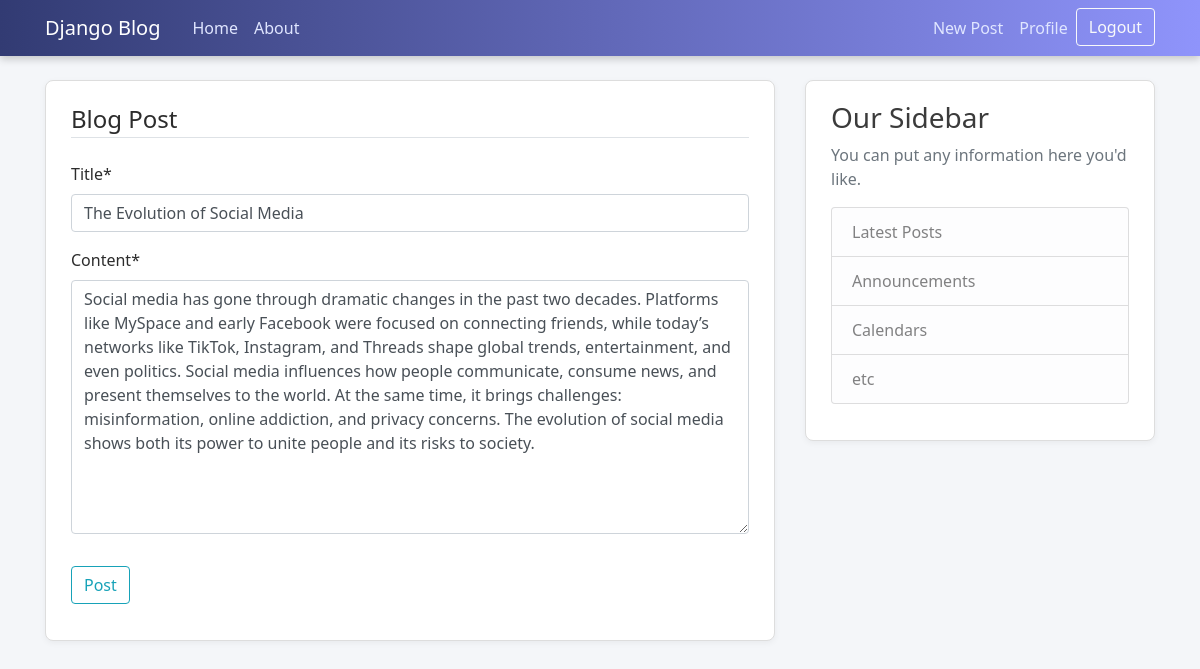
The app's page /post/13/update/ (signed in) with its own data.
### blog/models.py (models this page shows, shortened)
class Post(models.Model):
    title = models.CharField(max_length=100)
    content = models.TextField()
    date_posted = models.DateTimeField(default=timezone.now)
    author = models.ForeignKey(User,on_delete=models.CASCADE)

### blog/views.py (the view, shortened to what this page needs)
# urls.py: path('post/<int:pk>/update/', PostUpdateView.as_view(), name='post-update'),
class PostUpdateView(LoginRequiredMixin,UserPassesTestMixin,UpdateView):
    model = Post
    fields = ['title','content']
    def test_func(self):
        post = self.get_object()
        if self.request.user == post.author:
            return True
        return False

### blog/templates/blog/post_form.html (shortened to what this page needs)
{% extends "blog/base.html" %}
{% load crispy_forms_tags %}
{% block content %}
   <div class="content-section">
       <form method="POST">
           <fieldset class="form-group">
               <legend class = "border-bottom mb-4">Blog Post</legend>
               {{ form|crispy }}
           </fieldset>
           <div class="form-group">
               <button class="btn btn-outline-info" type="submit">Post</button>
           </div>
       </form>
   </div>
{% endblock %}

### blog/static/blog/main.css (style rules this page uses)
body { background: #f4f6f9; color: #2c2c2c; margin-top: 5rem; font-family: 'Segoe UI', Tahoma, Geneva, Verdana, sans-serif; }
.content-section { background: #ffffff; padding: 20px 25px; border: 1px solid #dddddd; border-radius: 8px; margin-bottom: 25px; box-shadow: 0 2px 6px rgba(0, 0, 0, 0.05); }

### records on screen
Post: title "The Evolution of Social Media", content "Social media has gone through dramatic changes in the past two decades. Platforms like MySpace and early Facebook were focused on connecting friends, while today’s networks like TikTok, Instagram, and Threads shape global trends, entertainment, and even politics. Social media influences how people communicate, consume news, and present themselves to the world. At the same time, it brings challenges: misinformation, online addiction, and privacy concerns. The evolution of social media shows both its power to unite people and its risks to society."
